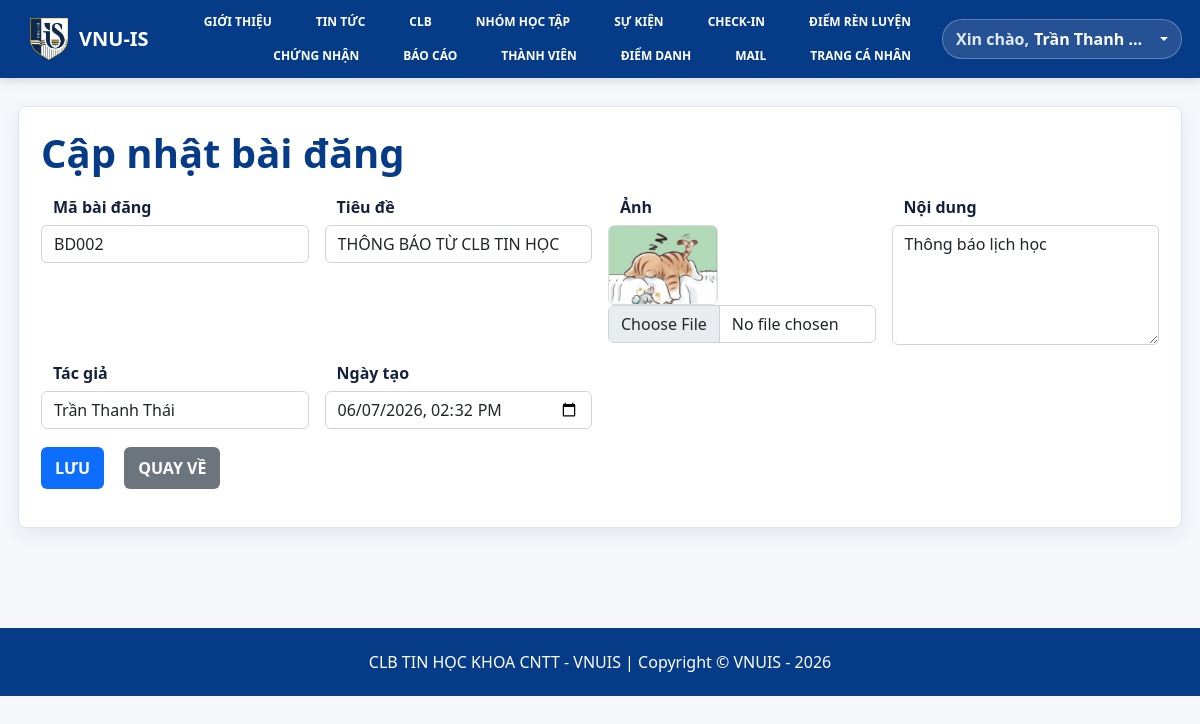
The app's page /BaiDang_Admin_64131060/Edit?MaBaiDang=BD002 (signed in) with its own data.
### tables this page shows
CREATE TABLE BaiDang (
    MaBaiDang VARCHAR(50) PRIMARY KEY NOT NULL,
    TieuDe TEXT NOT NULL,
    Anh VARCHAR(100) NOT NULL,
    NoiDung TEXT NOT NULL,
    TacGia VARCHAR(50) NOT NULL,
    NgayTao DATETIME DEFAULT CURRENT_TIMESTAMP,
    CONSTRAINT fk_baidang_tacgia FOREIGN KEY (TacGia) REFERENCES ThanhVien(MaThanhVien)
);

### app/core/CrudSupport.php (called while the page is built, shortened)
<?php
trait CrudSupport
{
    protected function renderCrudForm(string $controller, string $listAction, array $cfg, array $row, string $action, string $title, string $error = '', array $keys = [], bool $canWrite = true, array $relations = []): void
    {
        $this->render('generic/form', [
            'cfg' => $cfg,
            'row' => $row,
            'action' => $action,
            'title' => $title,
            'error' => $error,
            'keys' => $keys,
            'relations' => $relations ?: $this->relationsForCfg($cfg),
            'controller' => $controller,
            'listAction' => $listAction,
            'canWrite' => $canWrite,
        ]);
    }
    protected function relationsForCfg(array $cfg): array
    {
        $relations = [];
        foreach ($cfg['fields'] as $field => $meta) {
            if (($meta['type'] ?? '') === 'select' && isset($meta['relation'])) {
                $relations[$field] = $this->repo()->options($meta['relation']);
            }
        }
        return $relations;
    }
    protected function crudEditAction(string $controller, string $listAction, array $cfg, array $keys, callable $find, callable $update, string $title, ?callable $scope = null, ?callable $beforeWrite = null, bool $canWrite = true, array $relations = []): void
    {
        $row = $find($keys);
        $this->renderCrudForm($controller, $listAction, $cfg, $row, 'Edit', $title, '', $keys, $canWrite, $relations);
    }
}

### app/controllers/BaiDang_Admin_64131060Controller.php (called while the page is built, shortened)
<?php
class BaiDang_Admin_64131060Controller extends Controller
{
    private string $controllerName = 'BaiDang_Admin_64131060';
    private string $listAction = 'BaiDang_Admin_64131060';
    public function Edit(...$params): void
    {
        $this->crudEditAction($this->controllerName, $this->listAction, $this->cfg(), $this->keys($params), fn($keys) => $this->repo()->findPost((string)$keys['MaBaiDang']), fn($keys, $data) => $this->repo()->updatePost((string)$keys['MaBaiDang'], $data), 'Cập nhật bài đăng');
    }
    private function cfg(): array { return $this->resourceCfg('BaiDang'); }
    private function keys(array $params): array { return $this->keysFromRequest($this->cfg(), $params); }
}

### app/core/Router.php (called while the page is built, shortened)
<?php
class Router
{
    public function dispatch(): void
    {
        $path = trim($_GET['url'] ?? '', '/');
        $parts = $path === '' ? [] : array_values(array_filter(explode('/', $path), fn($part) => $part !== ''));
        $controller = $this->clean($parts[0] ?? 'TrangChu_64131060');
        $action = $this->clean($parts[1] ?? $controller);
        $params = array_slice($parts, 2);
        $instance = new $class();
        call_user_func_array([$instance, $action], $params);
    }
    private function clean(string $value): string
    {
        return preg_replace('/[^A-Za-z0-9_]/', '', $value) ?: 'TrangChu_64131060';
    }
}

### public/index.php (called while the page is built, shortened)
<?php
require_once APP_PATH . '/core/helpers.php';
require_once APP_PATH . '/core/Database.php';
require_once APP_PATH . '/core/Controller.php';
require_once APP_PATH . '/core/Repository.php';
require_once APP_PATH . '/core/Validator.php';
require_once APP_PATH . '/core/Router.php';
(new Router())->dispatch();

### app/core/helpers.php (called while the page is built, shortened)
<?php
function h($value): string
{
    return htmlspecialchars((string)($value ?? ''), ENT_QUOTES, 'UTF-8');
}
function base_url(string $path = ''): string
{
    $script = $_SERVER['SCRIPT_NAME'] ?? '/index.php';
    $base = rtrim(str_replace('\\', '/', dirname($script)), '/');
    if ($base === '' || $base === '.') {
        $base = '';
    }
    return $base . ($path !== '' ? '/' . ltrim($path, '/') : '');
}
function url_for(string $controller, string $action = '', array $params = []): string
{
    $path = trim($controller, '/');
    if ($action !== '') {
        $path .= '/' . trim($action, '/');
    }
    $url = base_url($path);
    return $params ? $url . '?' . http_build_query($params) : $url;
}
function asset_url(string $path): string
{
    return base_url($path);
}
function format_datetime_for_input($value): string
{
    $ts = strtotime((string)$value);
    return $ts ? date('Y-m-d\TH:i', $ts) : (string)$value;
}

### app/core/Repository.php (called while the page is built, shortened)
<?php
class Repository
{
    private PDO $db;
    public function __construct()
    {
        $this->db = Database::connection();
    }
    private function fetchOne(string $sql, array $params = []): ?array
    {
        $stmt = $this->db->prepare($sql);
        $stmt->execute($params);
        $row = $stmt->fetch();
        return $row ?: null;
    }
    public function options(array $relation): array
    {
        $sql = sprintf('SELECT %s AS value, %s AS label FROM %s ORDER BY %s', $relation['value'], $relation['label'], $relation['table'], $relation['label']);
        return $this->db->query($sql)->fetchAll();
    }
    private function postSelectSql(): string
    {
        return 'SELECT BaiDang.*, ThanhVien.HoTen AS TacGiaTen
            FROM BaiDang
            LEFT JOIN ThanhVien ON ThanhVien.MaThanhVien = BaiDang.TacGia';
    }
}

### app/config/database.php (called while the page is built)
<?php
return [
    'host' => 'localhost',
    'database' => 'clbtinhoc_64131060',
    'username' => 'root',
    'password' => '',
    'charset' => 'utf8mb4',
];

### app/core/Database.php (called while the page is built)
<?php
class Database
{
    private static ?PDO $connection = null;
    public static function connection(): PDO
    {
        if (self::$connection === null) {
            $config = require APP_PATH . '/config/database.php';
            $dsn = sprintf('mysql:host=%s;dbname=%s;charset=%s', $config['host'], $config['database'], $config['charset']);
            self::$connection = new PDO($dsn, $config['username'], $config['password'], [
                PDO::ATTR_ERRMODE => PDO::ERRMODE_EXCEPTION,
                PDO::ATTR_DEFAULT_FETCH_MODE => PDO::FETCH_ASSOC,
                PDO::ATTR_EMULATE_PREPARES => false,
            ]);
        }
        return self::$connection;
    }
}

### app/core/repository/ContentRepositoryTrait.php (called while the page is built, shortened)
<?php
trait ContentRepositoryTrait
{
    public function findPost(string $maBaiDang): ?array
    {
        return $this->fetchOne($this->postSelectSql() . ' WHERE BaiDang.MaBaiDang = :MaBaiDang LIMIT 1', ['MaBaiDang' => $maBaiDang]);
    }
}

### app/views/generic/form.php (the view, shortened to what this page needs)
<?php
$isRegistrationForm = (($data['controller'] ?? '') === 'ThanhVien_Member_64131060' && ($data['action'] ?? '') === 'Create');
?>
<section class="panel <?= $isRegistrationForm ? 'registration-panel' : '' ?>">
    <?php if ($isRegistrationForm): ?>
        <div class="registration-heading">
            <span class="registration-badge">VNUIS</span>
            <h1><?= h($data['title']) ?></h1>
            <p>Tạo tài khoản thành viên để đăng ký sự kiện, xem điểm rèn luyện và chứng nhận tham gia.</p>
        </div>
    <?php else: ?>
        <h1 class="page-title"><?= h($data['title']) ?></h1>
    <?php endif; ?>
    <form method="post" enctype="multipart/form-data" action="" data-validate-resource="1" <?= !empty($data['dependentGroupMembers']) ? 'data-dependent-group-members="1"' : '' ?>>
        <?php if ($isRegistrationForm): ?>
            <div class="registration-table-wrap">
                <table class="registration-table">
                    <tbody>
                        <?php foreach ($data['cfg']['fields'] as $field => $meta): ?>
                            <?php
                            $type = $meta['type'] ?? 'text';
                            $value = $data['row'][$field] ?? '';
                            $required = !empty($meta['required']) ? 'required' : '';
                            $maxLength = isset($meta['max_length']) ? 'maxlength="' . h($meta['max_length']) . '"' : '';
                            $pattern = isset($meta['pattern']) ? 'pattern="' . h(trim($meta['pattern'], '/')) . '"' : '';
                            ?>
                            <tr>
                                <th><label for="<?= h($field) ?>"><?= h($meta['label'] ?? $field) ?></label></th>
                                <td>
                                    <?php if ($type === 'textarea'): ?>
                                        <textarea class="form-control" id="<?= h($field) ?>" name="<?= h($field) ?>" <?= $required ?> <?= $maxLength ?>><?= h($value) ?></textarea>
                                    <?php else: ?>
                                        <input class="form-control" id="<?= h($field) ?>" name="<?= h($field) ?>" type="<?= h($type) ?>" value="<?= h($value) ?>" <?= $required ?> <?= $maxLength ?> <?= $pattern ?>>
                                    <?php endif; ?>
                                </td>
                            </tr>
                        <?php endforeach; ?>
                    </tbody>
                </table>
            </div>
        <?php else: ?>
            <div class="form-grid">
                <?php foreach ($data['cfg']['fields'] as $field => $meta): ?>
                    <?php
                    $type = $meta['type'] ?? 'text';
                    $value = $data['row'][$field] ?? '';
                    $isPk = in_array($field, $data['cfg']['pk'], true);
                    $disabled = (($data['action'] === 'Edit' && $isPk) || ($meta['readonly'] ?? false));
                    $required = !empty($meta['required']) ? 'required' : '';
                    $maxLength = isset($meta['max_length']) ? 'maxlength="' . h($meta['max_length']) . '"' : '';
                    $pattern = isset($meta['pattern']) ? 'pattern="' . h(trim($meta['pattern'], '/')) . '"' : '';
                    $min = isset($meta['min']) ? 'min="' . h($meta['min']) . '"' : '';
                    ?>
                    <div class="form-field">
                        <label for="<?= h($field) ?>"><?= h($meta['label'] ?? $field) ?></label>
                        <?php if ($type === 'textarea'): ?>
                            <textarea class="form-control" id="<?= h($field) ?>" name="<?= h($field) ?>" <?= $required ?> <?= $maxLength ?>><?= h($value) ?></textarea>
                        <?php elseif ($type === 'select'): ?>
                            <select class="form-control" id="<?= h($field) ?>" name="<?= h($field) ?>" <?= $required ?> <?= $disabled ? 'disabled' : '' ?>>
                                <?php foreach (($data['relations'][$field] ?? []) as $option): ?>
                                    <option value="<?= h($option['value']) ?>" <?= (string)$value === (string)$option['value'] ? 'selected' : '' ?>><?= h($option['label']) ?></option>
                                <?php endforeach; ?>
                            </select>
                        <?php elseif ($type === 'datetime'): ?>
                            <?php $dateValue = (($meta['nullable'] ?? false) && !$value) ? '' : format_datetime_for_input($value); ?>
                            <input class="form-control" id="<?= h($field) ?>" name="<?= h($field) ?>" type="datetime-local" value="<?= h($dateValue) ?>" <?= $required ?>>
                        <?php elseif ($type === 'date'): ?>
                            <input class="form-control" id="<?= h($field) ?>" name="<?= h($field) ?>" type="date" value="<?= h(format_date_for_input($value)) ?>" <?= $required ?>>
                        <?php elseif ($type === 'image'): ?>
                            <?php if ($value): ?><div><img class="thumb" src="<?= asset_url('Image/' . $value) ?>" alt="<?= h($value) ?>"></div><?php endif; ?>
                            <input class="form-control" id="<?= h($field) ?>" name="<?= h($field) ?>_upload" type="file" accept=".jpg,.jpeg,.png,.webp,image/jpeg,image/png,image/webp" <?= (!$value && $required) ? 'required' : '' ?>>
                        <?php elseif ($type === 'number'): ?>
                            <input class="form-control" id="<?= h($field) ?>" name="<?= h($field) ?>" type="number" step="any" value="<?= h($value) ?>" <?= $required ?> <?= $min ?> <?= $disabled ? 'readonly' : '' ?>>
                        <?php else: ?>
                            <input class="form-control" id="<?= h($field) ?>" name="<?= h($field) ?>" type="<?= h($type) ?>" value="<?= h($value) ?>" <?= $required ?> <?= $maxLength ?> <?= $pattern ?> <?= $disabled ? 'readonly' : '' ?>>
                        <?php endif; ?>
                    </div>
                <?php endforeach; ?>
            </div>
        <?php endif; ?>
        <div class="toolbar" style="margin-top:18px;">
            <button class="btn-main" type="submit"><?= $isRegistrationForm ? 'ĐĂNG KÝ' : 'LƯU' ?></button>
            <a class="btn-back" href="<?= h($data['backUrl'] ?? url_for($data['controller'], $data['listAction'])) ?>"><?= h($data['backText'] ?? 'QUAY VỀ') ?></a>
        </div>
    </form>
</section>

### public/Content/Site.css (style rules this page uses)
﻿ html, body { font-family: "Segoe UI", Tahoma, Arial, sans-serif; }
input, select, textarea { max-width: 280px; }

### public/Content/StyleAdmin.css (style rules this page uses)
a { text-decoration: none; color: white; margin-inline: 10px; }

### app/views/layouts/main.php (style rules this page uses)
body { font-family: "Segoe UI", Tahoma, Arial, sans-serif; background: #f5f7fb; color: #16213e; }
a { text-decoration: none; }
.panel { background: #fff; border: 1px solid #dce4f2; border-radius: 8px; padding: 22px; box-shadow: 0 6px 18px rgba(15, 42, 80, .08); }
.page-title { font-weight: 800; color: #063b87; margin-bottom: 18px; }
.toolbar { display: flex; gap: 10px; flex-wrap: wrap; margin-bottom: 16px; }
.btn-main, .btn-back, .btn-danger-soft { border: 0; border-radius: 6px; padding: 9px 14px; font-weight: 700; display: inline-block; }
.btn-main { background: #0d6efd; color: #fff; }
.btn-back { background: #6c757d; color: #fff; }
.thumb { width: 110px; max-height: 80px; object-fit: cover; border-radius: 6px; border: 1px solid #ddd; }
.form-grid { display: grid; grid-template-columns: repeat(auto-fit, minmax(260px, 1fr)); gap: 16px; }
.form-field label { font-weight: 700; margin-bottom: 6px; display: block; width: 100%; padding-left: .75rem; text-align: left; box-sizing: border-box; }
.form-field textarea { min-height: 120px; }

### records on screen
baidang: MaBaiDang "BD002", TieuDe "THÔNG BÁO TỪ CLB TIN HỌC", Anh (picture), NoiDung "Thông báo lịch học", NgayTao "06/07/2026 14:32"

### other values on screen
current_user_name() "Trần Thanh…"
$data['title'] "Cập nhật bài đăng"
$meta['label'] "Mã bài đăng"
$meta['label'] "Tiêu đề"
$meta['label'] "Ảnh"
$meta['label'] "Nội dung"
$meta['label'] "Tác giả"
$meta['label'] "Ngày tạo"
$data['backText'] "QUAY VỀ"
form field TacGia "Trần Thanh Thái"
